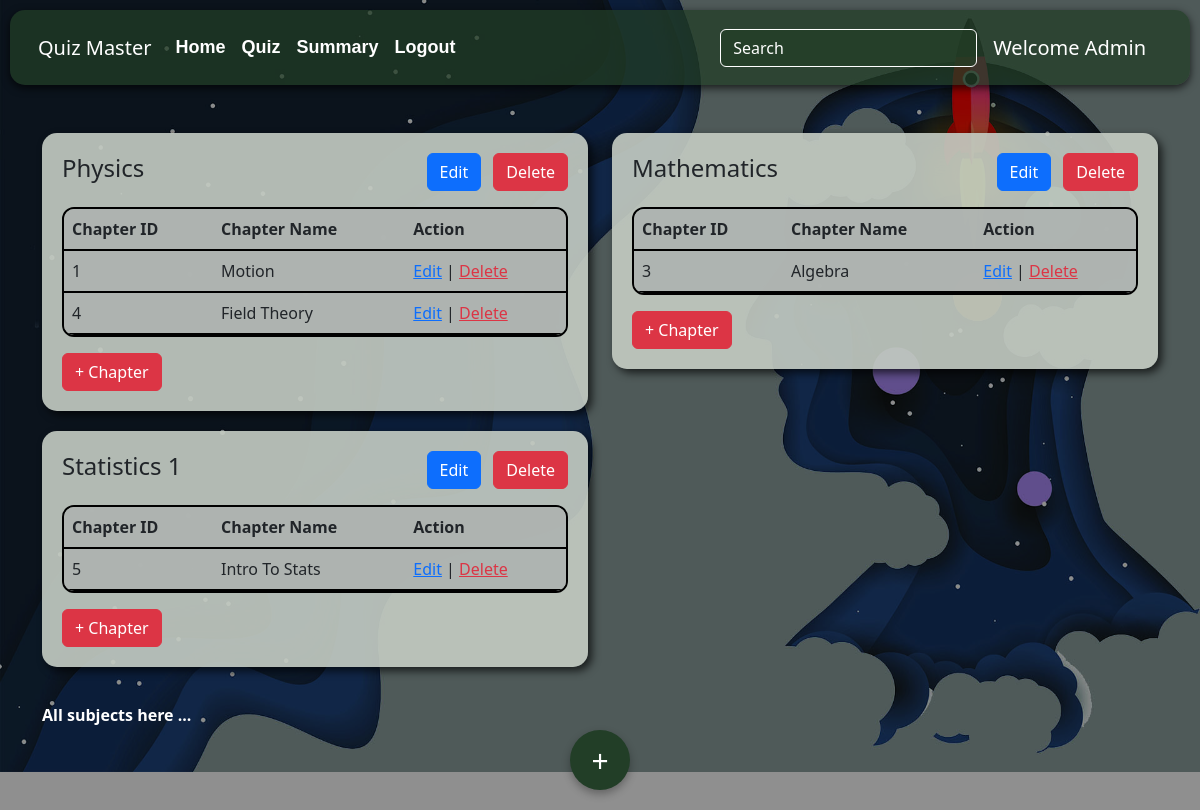
Screenshot of /admin/dashboard (signed in) with the database file from the repository.
### models/models.py (models this page shows)
class Subject(db.Model):
    id = db.Column(db.Integer, primary_key=True)
    name = db.Column(db.String(100), unique=True, nullable=False)
    description = db.Column(db.Text, nullable=True)
    chapters = db.relationship('Chapter', backref='subject', lazy=True)

class Chapter(db.Model):
    id = db.Column(db.Integer, primary_key=True)
    name = db.Column(db.String(100), nullable=False)
    description = db.Column(db.Text, nullable=True)
    subject_id = db.Column(db.Integer, db.ForeignKey('subject.id'), nullable=False)
    subject_name = db.Column(db.String(100), nullable=False)
    quizzes = db.relationship('Quiz', backref='chapter', lazy=True)

### controllers/admin.py (the view)
@admin_bp.route("/dashboard")
@admin_required
def dashboard():
    subjects = Subject.query.all()
    quizes=Quiz.query.all()
    return render_template("admin/dashboards.html", subjects=subjects, quizes=quizes)

### controllers/admin.py (called while the page is built)
def admin_required(f):
    @wraps(f)
    def decorated_function(*args, **kwargs):
        if session.get("admin_logged_in") is None:
            flash("Access restricted! Please log in as Admin.", "danger")
            return redirect(url_for("admin.admin_login"))
        return f(*args, **kwargs)
    return decorated_function

### templates/admin/dashboards.html (shortened to what this page needs)
{% extends 'admin/base.html' %}
{% block styles %}
    <link rel="stylesheet" href="{{ url_for('static', filename='css/dashboard.css') }}">
{% endblock %}
{% block content %}
    <div class="row">
        {% for subject in subjects %}
        <div class="col-md-6">
            <div class="subject-card">
                <div class="d-flex align-items-center justify-content-between w-100">
                <h4>{{ subject.name }}</h4>
                <div class="ms-auto">
                <button class="btn btn-primary me-2" onclick="redirectToEditSubject('{{ subject.id }}')">Edit</button>
                <button class="btn btn-danger" onclick="redirectToDeleteSubject('{{ subject.id }}')">Delete</button>
                </div>
                </div>
                <table class="table table-custom mt-3">
                    <thead>
                        <tr>
                            <th>Chapter ID</th>
                            <th>Chapter Name</th>
                            <th>Action</th>
                        </tr>
                    </thead>
                    <tbody>
                        {% for chapter in subject.chapters %}
                        <tr>
                            <td>{{ chapter.id }}</td>
                            <td>{{ chapter.name }}</td>
                            <td><a href="{{ url_for('admin.edit_chapter', id=chapter.id) }}">Edit</a> |
                                <a href="{{ url_for('admin.delete_chapter', id=chapter.id) }}"
                                onclick="return confirm('Are you sure you want to delete this question?');" class="text-danger">Delete</a></td>
                        </tr>
                        {% endfor %}
                    </tbody>
                </table>
                <button class="btn btn-danger" onclick="redirectToAddChapter('{{ subject.id }}')">+ Chapter</button>
            </div>
        </div>
        {% endfor %}
    </div>
    <p class="text-white mt-3"><strong>All subjects here ...</strong></p>
<button class="add-subject-btn" onclick="redirectToAddSubject()">+</button>
{% endblock %}

### static/css/styles.css (style rules this page uses)
body { background-color: white; }
.subject-card { border-radius: 15px; padding: 20px; background: #a2a7a3; margin-bottom: 20px; box-shadow: 4px 4px 8px rgba(0, 0, 0, 0.7); }

### static/css/dashboard.css (style rules this page uses)
.subject-card { border-radius: 15px; padding: 20px; background: #c3cbc2e9; margin-bottom: 20px; box-shadow: 4px 4px 8px rgba(0, 0, 0, 0.679); }
.table-custom { border-radius: 12px; border: 2px solid #000; border-collapse: separate; border-spacing: 0px; overflow: hidden; }
.table-custom th, .table-custom td { border-bottom: #000 solid 2px; background-color:#aeb4b0eb; }
.add-subject-btn { position: fixed; bottom: 20px; left: 50%; transform: translateX(-50%); background-color: #223e27; color: white; width: 60px; height: 60px; border-radius: 50%; font-size: 30px; border: none; display: flex; align-items: center; justify-content: center; box-shadow: 0 4px 8px rgba(0, 0, 0, 0.3); cursor: pointer; transition: all 0.2s ease-in-out; }

### rows the page displays
Subject: name "Physics"
Chapter: id "1", name "Motion"
Chapter: id "4", name "Field Theory"
Subject: name "Mathematics"
Chapter: id "3", name "Algebra"
Subject: name "Statistics 1"
Chapter: id "5", name "Intro To Stats"
